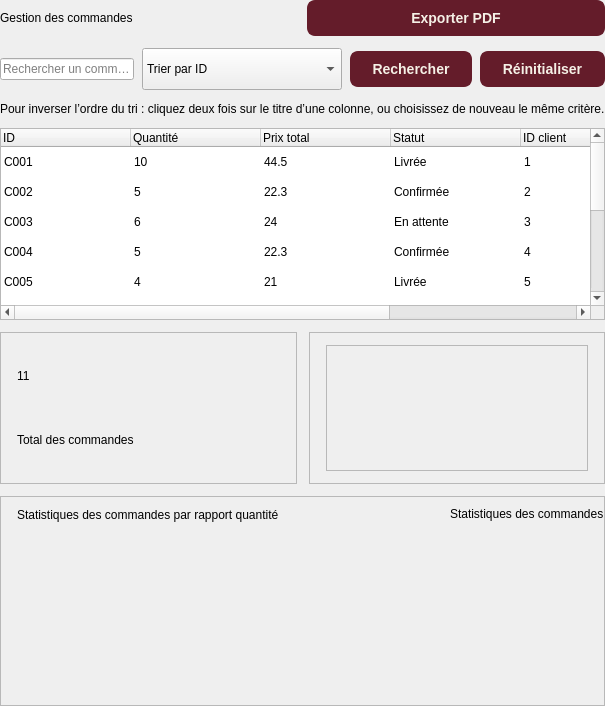
                <widget class="QFrame" name="listPanel">
                 <property name="frameShape">
                  <enum>QFrame::Shape::NoFrame</enum>
                 </property>
                 <layout class="QVBoxLayout" name="listLayout">
                  <property name="spacing">
                   <number>12</number>
                  </property>
                  <property name="leftMargin">
                   <number>0</number>
                  </property>
                  <property name="topMargin">
                   <number>0</number>
                  </property>
                  <property name="rightMargin">
                   <number>0</number>
                  </property>
                  <property name="bottomMargin">
                   <number>0</number>
                  </property>
                  <item>
                   <layout class="QHBoxLayout" name="titleLayout">
                    <property name="spacing">
                     <number>8</number>
                    </property>
                    <property name="leftMargin">
                     <number>0</number>
                    </property>
                    <property name="topMargin">
                     <number>0</number>
                    </property>
                    <property name="rightMargin">
                     <number>0</number>
                    </property>
                    <property name="bottomMargin">
                     <number>0</number>
                    </property>
                    <item>
                     <widget class="QLabel" name="labelTitre">
                      <property name="text">
                       <string>Gestion des commandes</string>
                      </property>
                     </widget>
                    </item>
                    <item>
                     <widget class="QPushButton" name="btnExportercmd">
                      <property name="cursor">
                       <cursorShape>PointingHandCursor</cursorShape>
                      </property>
                      <property name="styleSheet">
                       <string notr="true">QPushButton {
    background-color: #641C2A;      /* Bordeaux */
    color: #F5F0E6;                 /* Ivoire */
    border: 2px solid #641C2A;
    border-radius: 8px;
    padding: 8px 20px;
    font-family: &quot;Georgia&quot;, &quot;Times New Roman&quot;, serif;
    font-size: 14px;
    font-weight: bold;
}

QPushButton:hover {
    background-color: #D8A7A7;      /* Rose poudré */
    color: #171717;                 /* Noir */
    border: 2px solid #641C2A;
}

QPushButton:pressed {
    background-color: #171717;      /* Noir */
    color: #F5F0E6;
    border: 2px solid #171717;
}

QPushButton:disabled {
    background-color: #8B7D75;      /* Taupe */
    color: #F5F0E6;
    border: 2px solid #8B7D75;
}

QPushButton:focus {
    outline: none;
    border: 2px solid #7A7B62;      /* Sauge */
}</string>
                      </property>
                      <property name="text">
                       <string>Exporter PDF</string>
                      </property>
                     </widget>
                    </item>
                   </layout>
                  </item>
                  <item>
                   <layout class="QHBoxLayout" name="searchLayout">
                    <property name="spacing">
                     <number>8</number>
                    </property>
                    <property name="leftMargin">
                     <number>0</number>
                    </property>
                    <property name="topMargin">
                     <number>0</number>
                    </property>
                    <property name="rightMargin">
                     <number>0</number>
                    </property>
                    <property name="bottomMargin">
                     <number>0</number>
                    </property>
                    <item>
                     <widget class="QLineEdit" name="lineEditRecherchecmd">
                      <property name="placeholderText">
                       <string>Rechercher un commande</string>
                      </property>
                     </widget>
                    </item>
                    <item>
                     <widget class="QComboBox" name="comboTricmd">
                      <property name="minimumSize">
                       <size>
                        <width>200</width>
                        <height>42</height>
                       </size>
                      </property>
                      <property name="cursor">
                       <cursorShape>PointingHandCursor</cursorShape>
                      </property>
                      <property name="currentIndex">
                       <number>0</number>
                      </property>
                      <item>
                       <property name="text">
                        <string>Trier par ID</string>
                       </property>
                      </item>
                      <item>
                       <property name="text">
                        <string>Trier par quantite</string>
                       </property>
                      </item>
                      <item>
                       <property name="text">
                        <string>Trier par prix total</string>
                       </property>
                      </item>
                     </widget>
                    </item>
                    <item>
                     <widget class="QPushButton" name="btnRecherchercmd">
                      <property name="cursor">
                       <cursorShape>PointingHandCursor</cursorShape>
                      </property>
                      <property name="styleSheet">
                       <string notr="true">QPushButton {
    background-color: #641C2A;      /* Bordeaux */
    color: #F5F0E6;                 /* Ivoire */
    border: 2px solid #641C2A;
    border-radius: 8px;
    padding: 8px 20px;
    font-family: &quot;Georgia&quot;, &quot;Times New Roman&quot;, serif;
    font-size: 14px;
    font-weight: bold;
}

QPushButton:hover {
    background-color: #D8A7A7;      /* Rose poudré */
    color: #171717;                 /* Noir */
    border: 2px solid #641C2A;
}

QPushButton:pressed {
    background-color: #171717;      /* Noir */
    color: #F5F0E6;
    border: 2px solid #171717;
}

QPushButton:disabled {
    background-color: #8B7D75;      /* Taupe */
    color: #F5F0E6;
    border: 2px solid #8B7D75;
}

QPushButton:focus {
    outline: none;
    border: 2px solid #7A7B62;      /* Sauge */
}</string>
                      </property>
                      <property name="text">
                       <string>Rechercher</string>
                      </property>
                     </widget>
                    </item>
                    <item>
                     <widget class="QPushButton" name="btnReinitialisercmd">
                      <property name="cursor">
                       <cursorShape>PointingHandCursor</cursorShape>
                      </property>
                      <property name="styleSheet">
                       <string notr="true">QPushButton {
    background-color: #641C2A;      /* Bordeaux */
    color: #F5F0E6;                 /* Ivoire */
    border: 2px solid #641C2A;
    border-radius: 8px;
    padding: 8px 20px;
    font-family: &quot;Georgia&quot;, &quot;Times New Roman&quot;, serif;
    font-size: 14px;
    font-weight: bold;
}

QPushButton:hover {
    background-color: #D8A7A7;      /* Rose poudré */
    color: #171717;                 /* Noir */
    border: 2px solid #641C2A;
}

QPushButton:pressed {
    background-color: #171717;      /* Noir */
    color: #F5F0E6;
    border: 2px solid #171717;
}

QPushButton:disabled {
    background-color: #8B7D75;      /* Taupe */
    color: #F5F0E6;
    border: 2px solid #8B7D75;
}

QPushButton:focus {
    outline: none;
    border: 2px solid #7A7B62;      /* Sauge */
}</string>
                      </property>
                      <property name="text">
                       <string>Réinitialiser</string>
                      </property>
                     </widget>
                    </item>
                   </layout>
                  </item>
                  <item>
                   <widget class="QLabel" name="labelAideTri">
                    <property name="text">
                     <string>Pour inverser l’ordre du tri : cliquez deux fois sur le titre d’une colonne, ou choisissez de nouveau le même critère.</string>
                    </property>
                   </widget>
                  </item>
                  <item>
                   <widget class="QTableWidget" name="tablecommandes">
                    <property name="editTriggers">
                     <set>QAbstractItemView::EditTrigger::NoEditTriggers</set>
                    </property>
                    <property name="alternatingRowColors">
                     <bool>false</bool>
                    </property>
                    <property name="selectionMode">
                     <enum>QAbstractItemView::SelectionMode::SingleSelection</enum>
                    </property>
                    <property name="selectionBehavior">
                     <enum>QAbstractItemView::SelectionBehavior::SelectRows</enum>
                    </property>
                    <property name="showGrid">
                     <bool>false</bool>
                    </property>
                    <property name="sortingEnabled">
                     <bool>true</bool>
                    </property>
                    <property name="columnCount">
                     <number>6</number>
                    </property>
                    <attribute name="horizontalHeaderDefaultSectionSize">
                     <number>130</number>
                    </attribute>
                    <attribute name="horizontalHeaderStretchLastSection">
                     <bool>true</bool>
                    </attribute>
                    <attribute name="verticalHeaderVisible">
                     <bool>false</bool>
                    </attribute>
                    <row/>
                    <row/>
                    <row/>
                    <row/>
                    <row/>
                    <row/>
                    <row/>
                    <row/>
                    <row/>
                    <row/>
                    <row/>
                    <column>
                     <property name="text">
                      <string>ID</string>
                     </property>
                     <property name="textAlignment">
                      <set>AlignLeading|AlignVCenter</set>
                     </property>
                    </column>
                    <column>
                     <property name="text">
                      <string>Quantité</string>
                     </property>
                     <property name="textAlignment">
                      <set>AlignLeading|AlignVCenter</set>
                     </property>
                    </column>
                    <column>
                     <property name="text">
                      <string>Prix total</string>
                     </property>
                     <property name="textAlignment">
                      <set>AlignLeading|AlignVCenter</set>
                     </property>
                    </column>
                    <column>
                     <property name="text">
                      <string>Statut</string>
                     </property>
                     <property name="textAlignment">
                      <set>AlignLeading|AlignVCenter</set>
                     </property>
                    </column>
                    <column>
                     <property name="text">
                      <string>ID client</string>
                     </property>
                     <property name="textAlignment">
                      <set>AlignLeading|AlignVCenter</set>
                     </property>
                    </column>
                    <column>
                     <property name="text">
                      <string>Date de création</string>
                     </property>
                     <property name="textAlignment">
                      <set>AlignLeading|AlignVCenter</set>
                     </property>
                    </column>
                    <item row="0" column="0">
                     <property name="text">
                      <string>C001</string>
                     </property>
                    </item>
                    <item row="0" column="1">
                     <property name="text">
                      <string>10</string>
                     </property>
                    </item>
                    <item row="0" column="2">
                     <property name="text">
                      <string>44.5</string>
                     </property>
                    </item>
                    <item row="0" column="3">
                     <property name="text">
                      <string>Livrée</string>
                     </property>
                    </item>
                    <item row="0" column="4">
                     <property name="text">
                      <string>1</string>
                     </property>
                    </item>
                    <item row="0" column="5">
                     <property name="text">
                      <string>12/01/2026</string>
                     </property>
                    </item>
                    <item row="1" column="0">
                     <property name="text">
                      <string>C002</string>
                     </property>
                    </item>
                    <item row="1" column="1">
                     <property name="text">
                      <string>5</string>
                     </property>
                    </item>
                    <item row="1" column="2">
                     <property name="text">
                      <string>22.3</string>
                     </property>
                    </item>
                    <item row="1" column="3">
                     <property name="text">
                      <string>Confirmée</string>
                     </property>
                    </item>
                    <item row="1" column="4">
                     <property name="text">
                      <string>2</string>
                     </property>
                    </item>
                    <item row="1" column="5">
                     <property name="text">
                      <string>03/02/2026</string>
                     </property>
                    </item>
                    <item row="2" column="0">
                     <property name="text">
                      <string>C003</string>
                     </property>
                    </item>
                    <item row="2" column="1">
                     <property name="text">
                      <string>6</string>
                     </property>
                    </item>
                    <item row="2" column="2">
                     <property name="text">
                      <string>24</string>
                     </property>
                    </item>
                    <item row="2" column="3">
                     <property name="text">
                      <string>En attente</string>
                     </property>
                    </item>
                    <item row="2" column="4">
                     <property name="text">
                      <string>3</string>
                     </property>
                    </item>
                    <item row="2" column="5">
                     <property name="text">
                      <string>21/03/2026</string>
                     </property>
                    </item>
                    <item row="3" column="0">
                     <property name="text">
                      <string>C004</string>
                     </property>
                    </item>
                    <item row="3" column="1">
                     <property name="text">
                      <string>5</string>
                     </property>
                    </item>
                    <item row="3" column="2">
                     <property name="text">
                      <string>22.3</string>
                     </property>
                    </item>
                    <item row="3" column="3">
                     <property name="text">
                      <string>Confirmée</string>
                     </property>
                    </item>
                    <item row="3" column="4">
                     <property name="text">
                      <string>4</string>
                     </property>
                    </item>
                    <item row="3" column="5">
                     <property name="text">
                      <string>28/03/2026</string>
                     </property>
                    </item>
                    <item row="4" column="0">
                     <property name="text">
                      <string>C005</string>
                     </property>
                    </item>
                    <item row="4" column="1">
                     <property name="text">
                      <string>4</string>
                     </property>
                    </item>
                    <item row="4" column="2">
                     <property name="text">
                      <string>21</string>
                     </property>
                    </item>
                    <item row="4" column="3">
                     <property name="text">
                      <string>Livrée</string>
                     </property>
                    </item>
                    <item row="4" column="4">
                     <property name="text">
                      <string>5</string>
                     </property>
                    </item>
                    <item row="4" column="5">
                     <property name="text">
                      <string>15/05/2026</string>
                     </property>
                    </item>
                    <item row="5" column="0">
                     <property name="text">
                      <string>C006</string>
                     </property>
                    </item>
                    <item row="5" column="1">
                     <property name="text">
                      <string>2</string>
                     </property>
                    </item>
                    <item row="5" column="2">
                     <property name="text">
                      <string>11</string>
                     </property>
                    </item>
                    <item row="5" column="3">
                     <property name="text">
                      <string>En attente</string>
                     </property>
                    </item>
                    <item row="5" column="4">
                     <property name="text">
                      <string>6</string>
                     </property>
                    </item>
                    <item row="5" column="5">
                     <property name="text">
                      <string>12/06/2026</string>
                     </property>
                    </item>
                    <item row="6" column="0">
                     <property name="text">
                      <string>C007</string>
                     </property>
                    </item>
                    <item row="6" column="1">
                     <property name="text">
                      <string>22</string>
                     </property>
                    </item>
                    <item row="6" column="2">
                     <property name="text">
                      <string>92.5</string>
                     </property>
                    </item>
                    <item row="6" column="3">
                     <property name="text">
                      <string>Confirmée</string>
                     </property>
                    </item>
                    <item row="6" column="4">
                     <property name="text">
                      <string>7</string>
                     </property>
                    </item>
                    <item row="6" column="5">
                     <property name="text">
                      <string>03/07/2026</string>
                     </property>
                    </item>
                    <item row="7" column="0">
                     <property name="text">
                      <string>C008</string>
                     </property>
                    </item>
                    <item row="7" column="1">
                     <property name="text">
                      <string>11</string>
                     </property>
                    </item>
                    <item row="7" column="2">
                     <property name="text">
                      <string>48.4</string>
                     </property>
                    </item>
                    <item row="7" column="3">
                     <property name="text">
                      <string>Livrée</string>
                     </property>
                    </item>
                    <item row="7" column="4">
                     <property name="text">
                      <string>8</string>
                     </property>
                    </item>
                    <item row="7" column="5">
                     <property name="text">
                      <string>21/07/2026</string>
                     </property>
                    </item>
                    <item row="8" column="0">
                     <property name="text">
                      <string>C009</string>
                     </property>
                    </item>
                    <item row="8" column="1">
                     <property name="text">
                      <string>7</string>
                     </property>
                    </item>
                    <item row="8" column="2">
                     <property name="text">
                      <string>35.7</string>
                     </property>
                    </item>
                    <item row="8" column="3">
                     <property name="text">
                      <string>Confirmée</string>
                     </property>
                    </item>
                    <item row="8" column="4">
                     <property name="text">
                      <string>9</string>
                     </property>
                    </item>
                    <item row="8" column="5">
                     <property name="text">
                      <string>15/08/2026</string>
                     </property>
                    </item>
                    <item row="9" column="0">
                     <property name="text">
                      <string>C010</string>
                     </property>
                    </item>
                    <item row="9" column="1">
                     <property name="text">
                      <string>6</string>
                     </property>
                    </item>
                    <item row="9" column="2">
                     <property name="text">
                      <string>24</string>
                     </property>
                    </item>
                    <item row="9" column="3">
                     <property name="text">
                      <string>En attente</string>
                     </property>
                    </item>
                    <item row="9" column="4">
                     <property name="text">
                      <string>10</string>
                     </property>
                    </item>
                    <item row="9" column="5">
                     <property name="text">
                      <string>04/09/2026</string>
                     </property>
                    </item>
                    <item row="10" column="0">
                     <property name="text">
                      <string>C011</string>
                     </property>
                    </item>
                    <item row="10" column="1">
                     <property name="text">
                      <string>5</string>
                     </property>
                    </item>
                    <item row="10" column="2">
                     <property name="text">
                      <string>22..3</string>
                     </property>
                    </item>
                    <item row="10" column="3">
                     <property name="text">
                      <string>Confirmée</string>
                     </property>
                    </item>
                    <item row="10" column="4">
                     <property name="text">
                      <string>11</string>
                     </property>
                    </item>
                    <item row="10" column="5">
                     <property name="text">
                      <string>01/10/2026</string>
                     </property>
                    </item>
                   </widget>
                  </item>
                  <item>
                   <widget class="QFrame" name="statsRow">
                    <property name="minimumSize">
                     <size>
                      <width>0</width>
                      <height>152</height>
                     </size>
                    </property>
                    <property name="maximumSize">
                     <size>
                      <width>16777215</width>
                      <height>152</height>
                     </size>
                    </property>
                    <property name="frameShape">
                     <enum>QFrame::Shape::NoFrame</enum>
                    </property>
                    <layout class="QHBoxLayout" name="statsLayout" stretch="1,1">
                     <property name="spacing">
                      <number>12</number>
                     </property>
                     <property name="leftMargin">
                      <number>0</number>
                     </property>
                     <property name="topMargin">
                      <number>0</number>
                     </property>
                     <property name="rightMargin">
                      <number>0</number>
                     </property>
                     <property name="bottomMargin">
                      <number>0</number>
                     </property>
                     <item>
                      <widget class="QFrame" name="cardStatTotal">
                       <property name="frameShape">
                        <enum>QFrame::Shape::StyledPanel</enum>
                       </property>
                       <layout class="QVBoxLayout" name="cardStatTotalLayout">
                        <property name="spacing">
                         <number>2</number>
                        </property>
                        <property name="leftMargin">
                         <number>16</number>
                        </property>
                        <property name="topMargin">
                         <number>12</number>
                        </property>
                        <property name="rightMargin">
                         <number>16</number>
                        </property>
                        <property name="bottomMargin">
                         <number>12</number>
                        </property>
                        <item>
                         <widget class="QLabel" name="labelStatTotalValue">
                          <property name="text">
                           <string>11</string>
                          </property>
                         </widget>
                        </item>
                        <item>
                         <widget class="QLabel" name="labelStatTotalTitre">
                          <property name="text">
                           <string>Total des commandes</string>
                          </property>
                         </widget>
                        </item>
                       </layout>
                      </widget>
                     </item>
                     <item>
                      <widget class="QFrame" name="cardStatNouveaux">
                       <property name="frameShape">
                        <enum>QFrame::Shape::StyledPanel</enum>
                       </property>
                       <layout class="QVBoxLayout" name="cardStatNouveauxLayout">
                        <property name="spacing">
                         <number>2</number>
                        </property>
                        <property name="leftMargin">
                         <number>16</number>
                        </property>
                        <property name="topMargin">
                         <number>12</number>
                        </property>
                        <property name="rightMargin">
                         <number>16</number>
                        </property>
                        <property name="bottomMargin">
                         <number>12</number>
                        </property>
                        <item>
                         <widget class="QFrame" name="cardStatRoles">
                          <property name="frameShape">
                           <enum>QFrame::Shape::StyledPanel</enum>
                          </property>
                          <widget class="QLabel" name="labelexemple_3">
                           <property name="geometry">
                            <rect>
                             <x>50</x>
                             <y>20</y>
                             <width>261</width>
                             <height>91</height>
                            </rect>
                           </property>
                           <property name="text">
                            <string/>
                           </property>
                           <property name="pixmap">
                            <pixmap>ChatGPT Image 8 oct. 2026, 08_24_21.png</pixmap>
                           </property>
                           <property name="scaledContents">
                            <bool>true</bool>
                           </property>
                          </widget>
                         </widget>
                        </item>
                       </layout>
                      </widget>
                     </item>
                    </layout>
                   </widget>
                  </item>
                  <item>
                   <widget class="QFrame" name="cardChart">
                    <property name="minimumSize">
                     <size>
                      <width>0</width>
                      <height>210</height>
                     </size>
                    </property>
                    <property name="maximumSize">
                     <size>
                      <width>16777215</width>
                      <height>210</height>
                     </size>
                    </property>
                    <property name="frameShape">
                     <enum>QFrame::Shape::StyledPanel</enum>
                    </property>
                    <widget class="QLabel" name="labelChartTitre">
                     <property name="geometry">
                      <rect>
                       <x>17</x>
                       <y>11</y>
                       <width>282</width>
                       <height>16</height>
                      </rect>
                     </property>
                     <property name="text">
                      <string>Statistiques des commandes par rapport quantité</string>
                     </property>
                    </widget>
                    <widget class="QLabel" name="labelexemple1">
                     <property name="enabled">
                      <bool>true</bool>
                     </property>
                     <property name="geometry">
                      <rect>
                       <x>30</x>
                       <y>30</y>
                       <width>251</width>
                       <height>171</height>
                      </rect>
                     </property>
                     <property name="autoFillBackground">
                      <bool>false</bool>
                     </property>
                     <property name="text">
                      <string/>
                     </property>
                     <property name="pixmap">
                      <pixmap>chart_palette_pie_bg_fixed.png</pixmap>
                     </property>
                     <property name="scaledContents">
                      <bool>true</bool>
                     </property>
                    </widget>
                    <widget class="QLabel" name="labelChartTitre_2">
                     <property name="geometry">
                      <rect>
                       <x>450</x>
                       <y>10</y>
                       <width>311</width>
                       <height>16</height>
                      </rect>
                     </property>
                     <property name="text">
                      <string>Statistiques des commandes par rapport statut</string>
                     </property>
                    </widget>
                    <widget class="QLabel" name="labelexemple_2">
                     <property name="enabled">
                      <bool>true</bool>
                     </property>
                     <property name="geometry">
                      <rect>
                       <x>450</x>
                       <y>40</y>
                       <width>281</width>
                       <height>151</height>
                      </rect>
                     </property>
                     <property name="autoFillBackground">
                      <bool>false</bool>
                     </property>
                     <property name="text">
                      <string/>
                     </property>
                     <property name="pixmap">
                      <pixmap>chart_palette_bar (1).png</pixmap>
                     </property>
                     <property name="scaledContents">
                      <bool>true</bool>
                     </property>
                    </widget>
                   </widget>
                  </item>
                 </layout>
                </widget>
